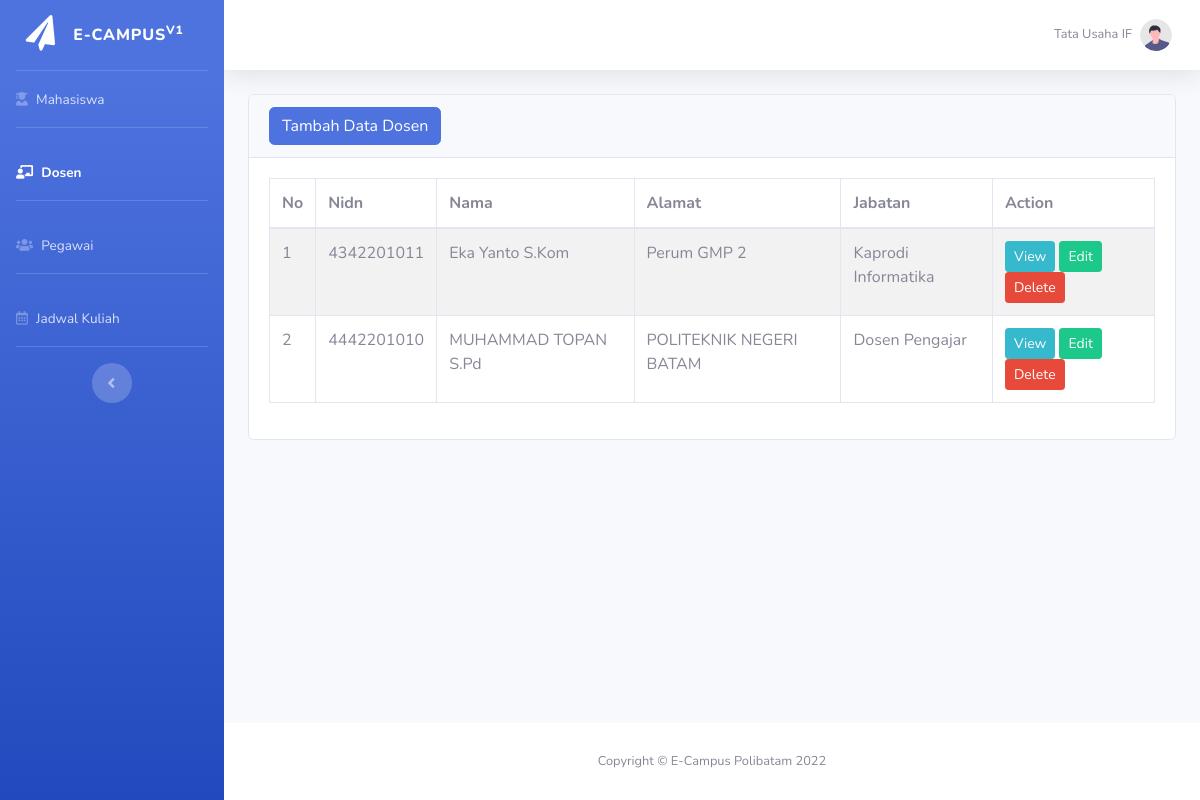
Screenshot of /dosen.php with the database file from the repository.
### tables this page shows
CREATE TABLE `dosen` (
  `id` int(6) NOT NULL,
  `nidn` char(10) DEFAULT NULL,
  `nama` varchar(30) DEFAULT NULL,
  `alamat` varchar(30) DEFAULT NULL,
  `jabatan` varchar(30) DEFAULT NULL
);

### dosen.php (the view, shortened to what this page needs)
<?php
require 'dbcon.php';
?>
<!DOCTYPE html>
<html lang="en">
<head>
    <link href="vendor/fontawesome-free/css/all.min.css" rel="stylesheet" type="text/css">
    <link href="css/sb-admin-2.min.css" rel="stylesheet">
</head>
<body id="page-top">
    <div id="wrapper">
        <ul class="navbar-nav bg-gradient-primary sidebar sidebar-dark accordion" id="accordionSidebar">
            <a class="sidebar-brand d-flex align-items-center justify-content-center" href="index.php">
                <div class="sidebar-brand-icon rotate-n-15">
                    <i class="fas fa-paper-plane"></i>
                </div>
                <div class="sidebar-brand-text mx-3">E-Campus<sup>v1</sup></div>
            </a>
            <hr class="sidebar-divider my-0">
            <li class="nav-item">
                <a class="nav-link" href="index.php">
                    <i class="fas fa-user-graduate"></i>
                    <span>Mahasiswa</span></a>
            </li>
            <hr class="sidebar-divider">
            <li class="nav-item active">
                <a class="nav-link" href="dosen.php">
                    <i class="fas fa-chalkboard-teacher"></i>
                    <span>Dosen</span></a>
            </li>
            <hr class="sidebar-divider">
            <li class="nav-item">
                <a class="nav-link" href="pegawai.php">
                    <i class="fas fa-users"></i>
                    <span>Pegawai</span></a>
            </li>
            <hr class="sidebar-divider">
            <li class="nav-item">
                <a class="nav-link" href="jadwal.php">
                    <i class="far fa-calendar-alt"></i>
                    <span>Jadwal Kuliah</span></a>
            </li>
            <hr class="sidebar-divider">
            <div class="text-center d-none d-md-inline">
                <button class="rounded-circle border-0" id="sidebarToggle"></button>
            </div>
        </ul>
        <div id="content-wrapper" class="d-flex flex-column">
            <div id="content">
                <nav class="navbar navbar-expand navbar-light bg-white topbar mb-4 static-top shadow">
                    <ul class="navbar-nav ml-auto">
                        <li class="nav-item dropdown no-arrow">
                            <a class="nav-link dropdown-toggle" href="#" id="userDropdown" role="button" data-toggle="dropdown" aria-haspopup="true" aria-expanded="false">
                                <span class="mr-2 d-none d-lg-inline text-gray-600 small">Tata Usaha IF</span>
                                <img class="img-profile rounded-circle" src="img/undraw_profile.svg">
                            </a>
                        </li>
                    </ul>
                </nav>
                <div class="container-fluid">
                    <div class="row">
                        <div class="col-md-12">
                            <div class="card">
                                <div class="card-header">
                                    <a href="tambah_dosen.php" class="btn btn-primary float-end">Tambah Data Dosen</a>
                                </div>
                                <div class="card-body">
                                    <table class="table table-bordered table-striped">
                                        <thead>
                                            <tr>
                                                <th>No</th>
                                                <th>Nidn</th>
                                                <th>Nama</th>
                                                <th>Alamat</th>
                                                <th>Jabatan</th>
                                                <th>Action</th>
                                            </tr>
                                        </thead>
                                        <tbody>
                                            <?php
                                            $query = "SELECT * FROM dosen";
                                            $no = 1;
                                            $query_run = mysqli_query($con, $query);
                                            if (mysqli_num_rows($query_run) > 0) {
                                                foreach ($query_run as $dosen) {
                                            ?>
                                                    <tr>
                                                        <td><?= $no++; ?></td>
                                                        <td><?= $dosen['nidn']; ?></td>
                                                        <td><?= $dosen['nama']; ?></td>
                                                        <td><?= $dosen['alamat']; ?></td>
                                                        <td><?= $dosen['jabatan']; ?></td>
                                                        <td>
                                                            <a href="view_dosen.php?id=<?= $dosen['id']; ?>" class="btn btn-info btn-sm">View</a>
                                                            <a href="edit_dosen.php?id=<?= $dosen['id']; ?>" class="btn btn-success btn-sm">Edit</a>
                                                            <form action="code_dosen.php" method="POST" class="d-inline">
                                                                <button type="submit" name="delete_dosen" value="<?= $dosen['id']; ?>" class="btn btn-danger btn-sm">Delete</button>
                                                            </form>
                                                        </td>
                                                    </tr>
                                            <?php
                                                }
                                            } else {
                                                echo "<h5> No Record Found </h5>";
                                            }
                                            ?>
                                        </tbody>
                                    </table>
                                </div>
                            </div>
                        </div>
                    </div>
                </div>
            </div>
            <footer class="sticky-footer bg-white">
                <div class="container my-auto">
                    <div class="copyright text-center my-auto">
                        <span>Copyright &copy; E-Campus Polibatam 2022</span>
                    </div>
                </div>
            </footer>
        </div>
    </div>
</body>
</html>

### rows the page displays
dosen: nidn "4342201011", nama "Eka Yanto S.Kom", alamat "Perum GMP 2", jabatan "Kaprodi Informatika", $dosen['id'] 3 (drawn)
dosen: nidn "4442201010", nama "MUHAMMAD TOPAN S.Pd", alamat "POLITEKNIK NEGERI BATAM", jabatan "Dosen Pengajar", $dosen['id'] 7 (drawn)
